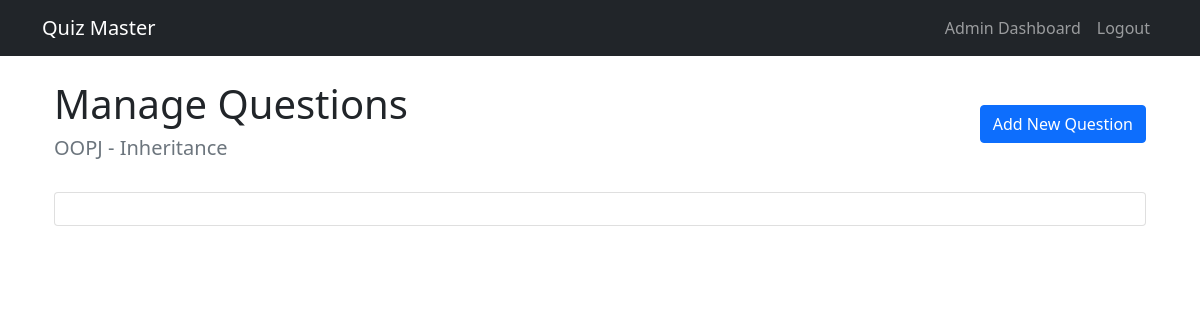
The page /admin/quizzes/1/questions (signed in) on the database as committed earlier.
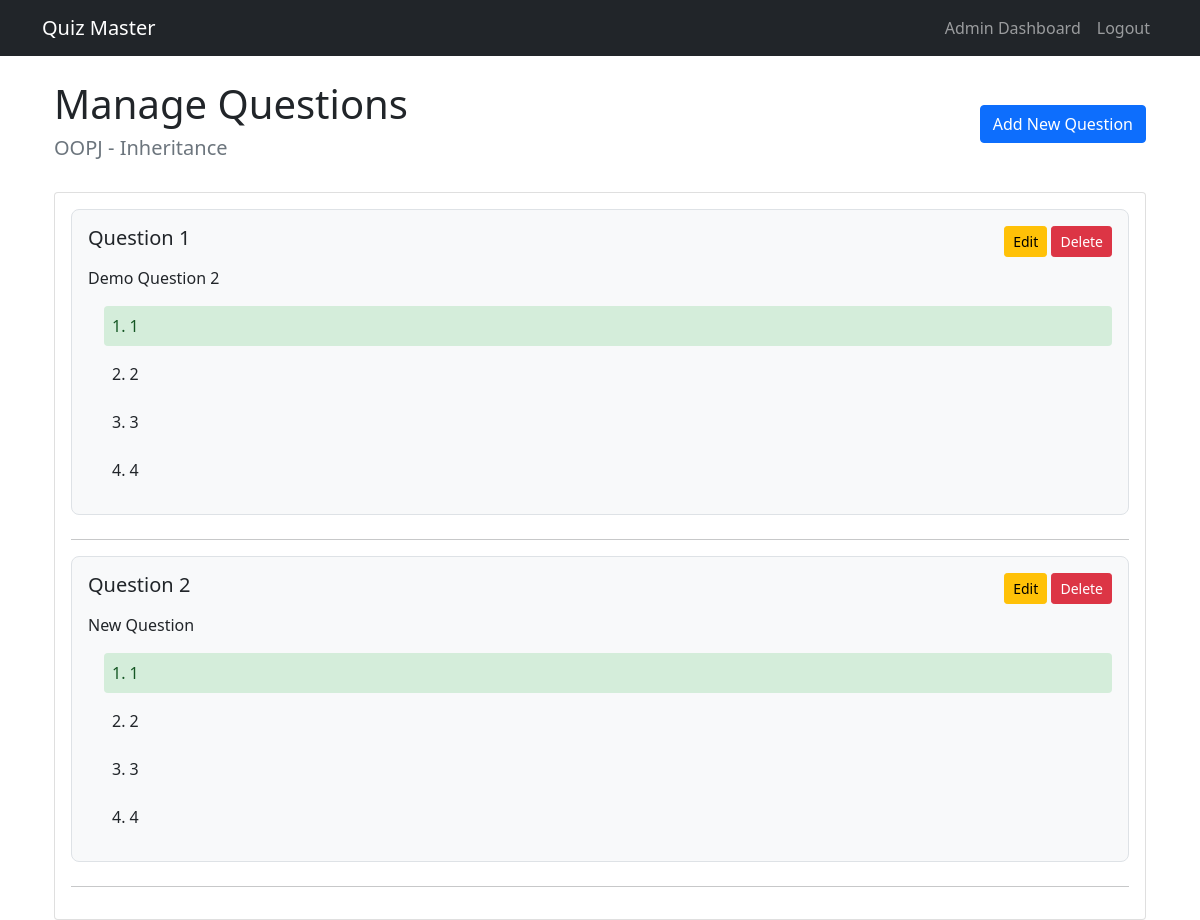
The same page on the database as committed later.
### models/models.py (models this page shows)
class Subject(db.Model):
    id = db.Column(db.Integer, primary_key=True)
    name = db.Column(db.String(100), nullable=False)
    description = db.Column(db.Text)
    chapters = db.relationship('Chapter', backref='subject', cascade='all, delete-orphan', lazy=True)

class Chapter(db.Model):
    id = db.Column(db.Integer, primary_key=True)
    name = db.Column(db.String(100), nullable=False)
    description = db.Column(db.Text)
    subject_id = db.Column(db.Integer, db.ForeignKey('subject.id'), nullable=False)
    quizzes = db.relationship('Quiz', backref='chapter', cascade='all, delete-orphan', lazy=True)

class Question(db.Model):
    id = db.Column(db.Integer, primary_key=True)
    quiz_id = db.Column(db.Integer, db.ForeignKey('quiz.id'), nullable=False)
    question_statement = db.Column(db.Text, nullable=False)
    option1 = db.Column(db.String(200), nullable=False)
    option2 = db.Column(db.String(200), nullable=False)
    option3 = db.Column(db.String(200), nullable=False)
    option4 = db.Column(db.String(200), nullable=False)
    correct_option = db.Column(db.Integer, nullable=False)

### controllers/admin.py (the view, shortened to what this page needs)
@admin.route('/admin/quizzes/<int:quiz_id>/questions', methods=['GET', 'POST'])
@login_required
@admin_required
def manage_questions(quiz_id):
    quiz = Quiz.query.get_or_404(quiz_id)
    form = QuestionForm()
    questions = Question.query.filter_by(quiz_id=quiz_id).all()
    return render_template('admin/questions.html',
                         form=form,
                         questions=questions,
                         quiz=quiz)

### app.py (called while the page is built)
@login_manager.user_loader
def load_user(user_id):
    return User.query.get(int(user_id))

### controllers/admin.py (called while the page is built)
def admin_required(f):
    @wraps(f)
    def decorated_function(*args, **kwargs):
        if not current_user.is_authenticated or not current_user.is_admin:
            flash('Access denied.', 'danger')
            return redirect(url_for('auth.login'))
        return f(*args, **kwargs)
    return decorated_function

### templates/admin/questions.html (shortened to what this page needs)
{% extends "base.html" %}
{% block content %}
<div class="container">
    <div class="d-flex justify-content-between align-items-center mb-4">
        <div>
            <h1>Manage Questions</h1>
            <h5 class="text-muted">{{ quiz.chapter.subject.name }} - {{ quiz.chapter.name }}</h5>
        </div>
        <button class="btn btn-primary" data-bs-toggle="modal" data-bs-target="#addQuestionModal">
            Add New Question
        </button>
    </div>
    <div class="card">
        <div class="card-body">
            {% for question in questions %}
            <div class="question-card mb-4">
                <div class="d-flex justify-content-between align-items-start">
                    <h5 class="mb-3">Question {{ loop.index }}</h5>
                    <div>
                        <button class="btn btn-sm btn-warning" onclick="editQuestion({{ quiz.id }}, {{ question.id }})">Edit</button>
                        <a href="{{ url_for('admin.delete_question', quiz_id=quiz.id, question_id=question.id) }}"
                           class="btn btn-sm btn-danger"
                           onclick="return confirm('Are you sure you want to delete this question?')">Delete</a>
                    </div>
                </div>
                <p class="mb-3">{{ question.question_statement }}</p>
                <div class="options-list">
                    <div class="option {% if question.correct_option == 1 %}correct{% endif %}">
                        1. {{ question.option1 }}
                    </div>
                    <div class="option {% if question.correct_option == 2 %}correct{% endif %}">
                        2. {{ question.option2 }}
                    </div>
                    <div class="option {% if question.correct_option == 3 %}correct{% endif %}">
                        3. {{ question.option3 }}
                    </div>
                    <div class="option {% if question.correct_option == 4 %}correct{% endif %}">
                        4. {{ question.option4 }}
                    </div>
                </div>
            </div>
            <hr>
            {% endfor %}
        </div>
    </div>
</div>
{% endblock %}

### templates/base.html (shortened to what this page needs)
<!DOCTYPE html>
<html lang="en">
<head>
    <link href="https://cdn.jsdelivr.net/npm/bootstrap@5.1.3/dist/css/bootstrap.min.css" rel="stylesheet">
    <link rel="stylesheet" href="{{ url_for('static', filename='css/style.css') }}">
</head>
<body>
    <nav class="navbar navbar-expand-lg navbar-dark bg-dark">
        <div class="container">
            <a class="navbar-brand" href="/">Quiz Master</a>
            <div class="collapse navbar-collapse" id="navbarNav">
                <ul class="navbar-nav ms-auto">
                    {% if current_user.is_authenticated %}
                        {% if current_user.is_admin %}
                            <li class="nav-item">
                                <a class="nav-link" href="{{ url_for('admin.dashboard') }}">Admin Dashboard</a>
                            </li>
                        {% else %}
                            <li class="nav-item">
                                <a class="nav-link" href="{{ url_for('user.dashboard') }}">Dashboard</a>
                            </li>
                        {% endif %}
                        <li class="nav-item">
                            <a class="nav-link" href="{{ url_for('auth.logout') }}">Logout</a>
                        </li>
                    {% endif %}
                </ul>
            </div>
        </div>
    </nav>
    <div class="container mt-4">
        {% block content %}{% endblock %}
    </div>
</body>
</html>

### static/css/style.css (style rules this page uses)
.question-card { margin-bottom: 20px; border: 1px solid #dee2e6; border-radius: 8px; padding: 20px; }

### templates/admin/questions.html (style rules this page uses)
.question-card { background-color: #f8f9fa; padding: 1rem; border-radius: 0.5rem; }
.options-list { margin-left: 1rem; }
.option { margin: 0.5rem 0; padding: 0.5rem; border-radius: 0.25rem; }
.option.correct { background-color: #d4edda; border-color: #c3e6cb; color: #155724; }

Rows that differ between the two databases and show on the page:
added Question: question_statement "Demo Question 2", option1 "1", option2 "2", option3 "3", option4 "4"
added Question: question_statement "New Question", option1 "1", option2 "2", option3 "3", option4 "4"
